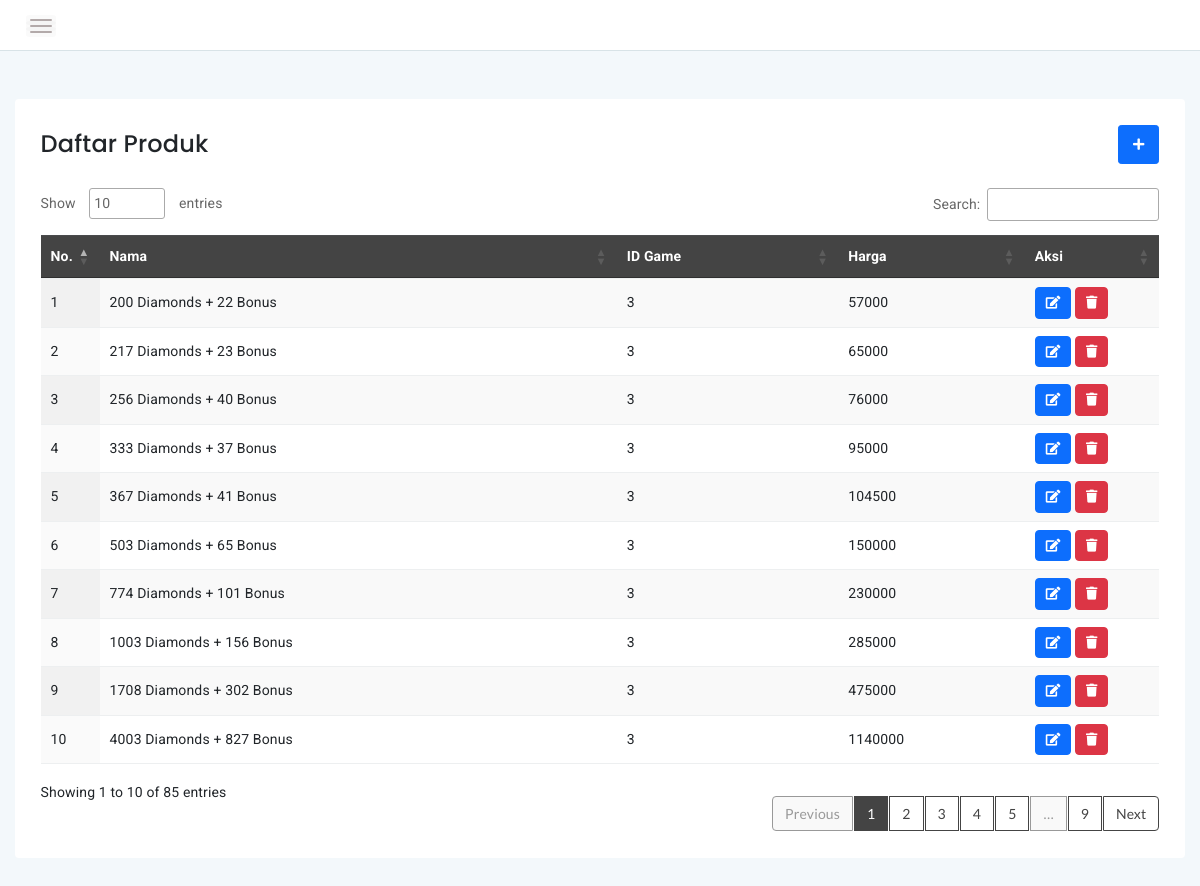
The app's page /admin/produk.php with its own data.
### tables this page shows
CREATE TABLE `product` (
  `id_product` int(11) NOT NULL,
  `name` varchar(255) NOT NULL,
  `id_game` int(11) NOT NULL,
  `amount` int(11) NOT NULL,
  `created_at` datetime DEFAULT current_timestamp()
);

### admin/produk.php (the view, shortened to what this page needs)
<?php
include '../koneksi.php';
?>
<!DOCTYPE html>
<html lang="en">
<head>
    <link rel="stylesheet" href="../plugins/bootstrap-5.1.3/dist/css/bootstrap.min.css">
    <link rel="stylesheet" href="assets/css/font-awesome.min.css">
    <link rel="stylesheet" href="assets/css/themify-icons.css">
    <link rel="stylesheet" href="assets/css/metisMenu.css">
    <link rel="stylesheet" href="assets/css/owl.carousel.min.css">
    <link rel="stylesheet" href="assets/css/slicknav.min.css">
    <link rel="stylesheet" href="https://www.amcharts.com/lib/3/plugins/export/export.css" type="text/css" media="all" />
    <link rel="stylesheet" type="text/css" href="https://cdn.datatables.net/1.10.20/css/jquery.dataTables.min.css">
    <link rel="stylesheet" type="text/css" href="https://cdn.datatables.net/1.10.20/css/jquery.dataTables.css">
    <link rel="stylesheet" type="text/css" href="https://cdn.datatables.net/1.10.20/css/dataTables.bootstrap4.min.css">
    <link rel="stylesheet" type="text/css" href="https://cdn.datatables.net/responsive/2.2.3/css/responsive.bootstrap.min.css">
    <link rel="stylesheet" type="text/css" href="https://cdn.datatables.net/responsive/2.2.3/css/responsive.jqueryui.min.css">
    <link rel="stylesheet" type="text/css" href="https://cdn.datatables.net/buttons/1.5.2/css/buttons.dataTables.min.css">
    <link rel="stylesheet" href="assets/css/typography.css">
    <link rel="stylesheet" href="assets/css/default-css.css">
    <link rel="stylesheet" href="assets/css/styles.css">
    <link rel="stylesheet" href="assets/css/responsive.css">
</head>
<body>
    <div class="page-container">
        <div class="main-content">
            <div class="header-area">
                <div class="row align-items-center">
                    <div class="col-md-6 col-sm-8 clearfix">
                        <div class="nav-btn float-left">
                            <span></span>
                            <span></span>
                            <span></span>
                        </div>
                    </div>
                </div>
            </div>
            <div class="main-content-inner">
                <div class="row mt-5 mb-5">
                    <div class="col-12">
                        <div class="card">
                            <div class="card-body">
                                <div class="d-flex justify-content-between align-items-center mb-4">
                                    <h4 class="d-inline">Daftar Produk</h4>
                                    <button data-toggle="modal" data-target="#myModal" class="d-inline btn btn-primary btn-sm"><i class="fas fa-plus"></i></button>
                                </div>
                                <div class="data-tables datatable-dark">
                                    <table id="dataTable3" class="display" style="width:100%">
                                        <thead class="thead-dark">
                                            <tr>
                                                <th style="width:5%">No.</th>
                                                <th>Nama</th>
                                                <th>ID Game</th>
                                                <th>Harga</th>
                                                <th style="width:12%">Aksi</th>
                                            </tr>
                                        </thead>
                                        <tbody>
                                            <?php
                                            $admin = mysqli_query($koneksi, "SELECT * FROM product ORDER BY id_product ASC");
                                            $no = 1;
                                            while ($gm = mysqli_fetch_array($admin)) :
                                            ?>
                                                <tr>
                                                    <td><?= $no++ ?></td>
                                                    <td><?= $gm['name'] ?></td>
                                                    <td><?= $gm['id_game'] ?></td>
                                                    <td><?= $gm['amount'] ?></td>
                                                    <td>
                                                        <a href="javascript:void(0);" id="#edit" class="edit btn btn-primary btn-xs" data-id="<?= $gm['id_product'] ?>" data-nama="<?= $gm['name'] ?>" data-idgame="<?= $gm['id_game'] ?>" data-harga="<?= $gm['amount'] ?>"><i class="fas fa-edit"></i></a>
                                                        <a href="action.php?act=hapusproduct&id=<?= $gm['id_product'] ?>" name="hapusproduct" class="btn btn-danger btn-xs"><i class="fas fa-trash"></i></a>
                                                    </td>
                                                </tr>
                                            <?php
                                            endwhile;
                                            ?>
                                        </tbody>
                                    </table>
                                </div>
                            </div>
                        </div>
                    </div>
                </div>
            </div>
        </div>
    </div>
</body>
</html>

### admin/assets/css/default-css.css (style rules this page uses)
* { margin: 0; padding: 0; box-sizing: border-box; }
*, *:before, *:after { -moz-box-sizing: border-box; -webkit-box-sizing: border-box; box-sizing: border-box; }
html { -webkit-font-smoothing: antialiased; }
body { background: #fff; font-weight: normal; -webkit-font-smoothing: antialiased; -webkit-text-size-adjust: 100%; }
:root { --primary-color: #ff962d; }

### admin/assets/css/styles.css (style rules this page uses)
.page-container { width: 100%; height: 100%; min-height: 100vh; padding-left: 280px; -webkit-transition: padding-left 0.3s ease 0s; transition: padding-left 0.3s ease 0s; }
.card { border: none; border-radius: 4px; background-color: #fff; -webkit-transition: all 0.3s ease 0s; transition: all 0.3s ease 0s; }
.card-body { padding: 25.6px; padding: 1.6rem; }
.main-content { width: 100%; background: #F3F8FB; }
.main-content-inner { padding: 0 30px 50px; }
.header-area { height: 51px; padding: 15px 30px; background: #fff; border-bottom: 1px solid #d8e3e7; }
.nav-btn { cursor: pointer; }
.nav-btn span { display: block; width: 22px; height: 2px; background: #b3aaaa; margin: 4px 0; border-radius: 15px; -webkit-transition: all 0.3s ease 0s; transition: all 0.3s ease 0s; box-shadow: 0 0 0 4px rgba(99, 96, 96, 0.03); }
.btn { padding: 11px 17px; font-size: 13px; letter-spacing: 0; }
.btn-sm { padding: 9px 14px; }
.btn-xs { padding: 5px 10px; }
table tr th { border-bottom: none; }
table tr th, table tr td { border-top: 1px solid rgba(120, 130, 140, 0.13) !important; }
table.dataTable.no-footer { border-bottom: 1px solid rgba(120, 130, 140, 0.13) !important; }
table.dataTable thead th, table.dataTable thead td { border-bottom-color: transparent; }
.datatable-dark thead { background: #444; color: #fff; }

### admin/assets/css/responsive.css (style rules this page uses)
@media (min-width: 1200px) and (max-width: 1364px) { .main-content-inner { padding: 0 15px 50px; } }
@media (min-width: 1200px) and (max-width: 1364px) { .page-container, .sbar_collapsed.page-container { padding-left: 0; } }

### records on screen
product: name "200 Diamonds + 22 Bonus", id_game "3", amount "57000"
product: name "217 Diamonds + 23 Bonus", id_game "3", amount "65000"
product: name "256 Diamonds + 40 Bonus", id_game "3", amount "76000"
product: name "333 Diamonds + 37 Bonus", id_game "3", amount "95000"
product: name "367 Diamonds + 41 Bonus", id_game "3", amount "104500"
product: name "503 Diamonds + 65 Bonus", id_game "3", amount "150000"
product: name "774 Diamonds + 101 Bonus", id_game "3", amount "230000"
product: name "1003 Diamonds + 156 Bonus", id_game "3", amount "285000"
product: name "1708 Diamonds + 302 Bonus", id_game "3", amount "475000"
product: name "4003 Diamonds + 827 Bonus", id_game "3", amount "1140000"
